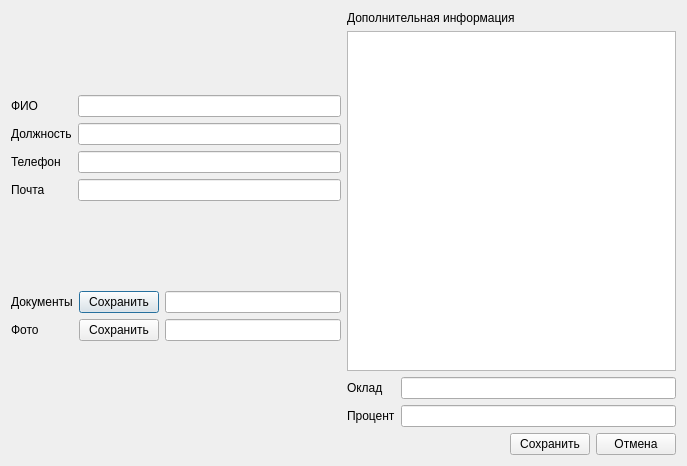
<?xml version="1.0" encoding="UTF-8"?>
<ui version="4.0">
 <class>w_work_n</class>
 <widget class="QDialog" name="w_work_n">
  <property name="geometry">
   <rect>
    <x>0</x>
    <y>0</y>
    <width>687</width>
    <height>466</height>
   </rect>
  </property>
  <property name="windowTitle">
   <string>Анкета сотрудника</string>
  </property>
  <layout class="QVBoxLayout" name="verticalLayout_10">
   <item>
    <layout class="QHBoxLayout" name="layout_data_work_n">
     <item>
      <layout class="QVBoxLayout" name="layout_left">
       <item>
        <layout class="QHBoxLayout" name="layout_name">
         <item>
          <layout class="QVBoxLayout" name="layout_text_name">
           <item>
            <widget class="QLabel" name="label_name">
             <property name="text">
              <string>ФИО</string>
             </property>
            </widget>
           </item>
           <item>
            <widget class="QLabel" name="label_post">
             <property name="text">
              <string>Должность</string>
             </property>
            </widget>
           </item>
           <item>
            <widget class="QLabel" name="label_tel">
             <property name="text">
              <string>Телефон</string>
             </property>
            </widget>
           </item>
           <item>
            <widget class="QLabel" name="label_mail">
             <property name="text">
              <string>Почта</string>
             </property>
            </widget>
           </item>
          </layout>
         </item>
         <item>
          <layout class="QVBoxLayout" name="layout_data_name">
           <item>
            <widget class="QLineEdit" name="lineedit_name"/>
           </item>
           <item>
            <widget class="QLineEdit" name="lineedit_post"/>
           </item>
           <item>
            <widget class="QLineEdit" name="lineedit_tel"/>
           </item>
           <item>
            <widget class="QLineEdit" name="lineedit_mail"/>
           </item>
          </layout>
         </item>
        </layout>
       </item>
       <item>
        <layout class="QHBoxLayout" name="layout_doc">
         <item>
          <layout class="QVBoxLayout" name="layout_name_doc">
           <item>
            <widget class="QLabel" name="label_doc">
             <property name="text">
              <string>Документы</string>
             </property>
            </widget>
           </item>
           <item>
            <widget class="QLabel" name="label_foto">
             <property name="text">
              <string>Фото</string>
             </property>
            </widget>
           </item>
          </layout>
         </item>
         <item>
          <layout class="QVBoxLayout" name="layout_button">
           <item>
            <widget class="QPushButton" name="pushbutton_save_doc">
             <property name="text">
              <string>Сохранить</string>
             </property>
            </widget>
           </item>
           <item>
            <widget class="QPushButton" name="pushbutton_save_foto">
             <property name="text">
              <string>Сохранить</string>
             </property>
            </widget>
           </item>
          </layout>
         </item>
         <item>
          <layout class="QVBoxLayout" name="verticalLayout_4">
           <item>
            <widget class="QLineEdit" name="lineedit_doc"/>
           </item>
           <item>
            <widget class="QLineEdit" name="lineedit_foto"/>
           </item>
          </layout>
         </item>
        </layout>
       </item>
      </layout>
     </item>
     <item>
      <layout class="QVBoxLayout" name="layout_right">
       <item>
        <widget class="QLabel" name="label_text">
         <property name="text">
          <string>Дополнительная информация</string>
         </property>
        </widget>
       </item>
       <item>
        <widget class="QListView" name="listview_text"/>
       </item>
       <item>
        <layout class="QHBoxLayout" name="layout_money">
         <item>
          <layout class="QVBoxLayout" name="layout_text_money">
           <item>
            <widget class="QLabel" name="label_pay">
             <property name="text">
              <string>Оклад</string>
             </property>
            </widget>
           </item>
           <item>
            <widget class="QLabel" name="label_owerpay">
             <property name="text">
              <string>Процент</string>
             </property>
            </widget>
           </item>
          </layout>
         </item>
         <item>
          <layout class="QVBoxLayout" name="layout_data_money">
           <item>
            <widget class="QLineEdit" name="lineedit_pay"/>
           </item>
           <item>
            <widget class="QLineEdit" name="lineedit_owerpay"/>
           </item>
          </layout>
         </item>
        </layout>
       </item>
      </layout>
     </item>
    </layout>
   </item>
   <item>
    <layout class="QHBoxLayout" name="layout_button_work_n">
     <item>
      <spacer name="hspacer">
       <property name="orientation">
        <enum>Qt::Horizontal</enum>
       </property>
       <property name="sizeHint" stdset="0">
        <size>
         <width>40</width>
         <height>20</height>
        </size>
       </property>
      </spacer>
     </item>
     <item>
      <widget class="QPushButton" name="pushbutton_cancel">
       <property name="text">
        <string>Сохранить</string>
       </property>
      </widget>
     </item>
     <item>
      <widget class="QPushButton" name="pushbutton_save">
       <property name="text">
        <string>Отмена</string>
       </property>
      </widget>
     </item>
    </layout>
   </item>
  </layout>
 </widget>
 <resources/>
 <connections/>
</ui>
